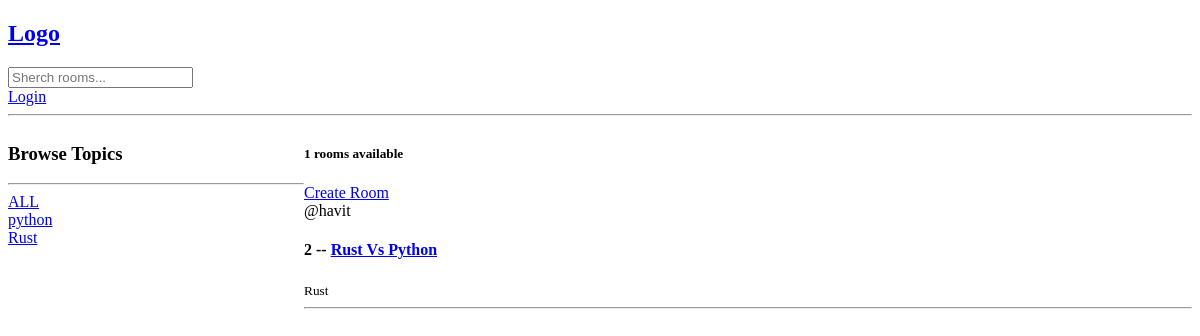
The page /?q=Rust on the database as committed earlier.
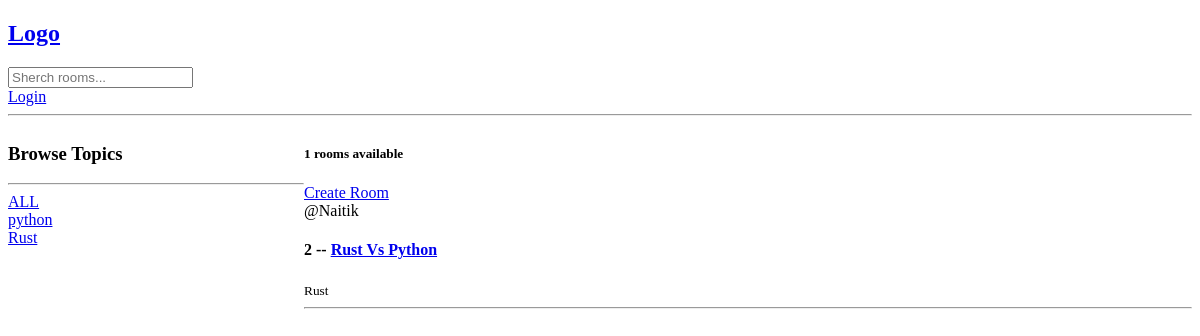
The same page on the database as committed later.
### base/models.py (models this page shows, shortened)
class Rooms(models.Model):
    host = models.ForeignKey(User, on_delete=models.SET_NULL, null=True)
    topic = models.ForeignKey(Topic, on_delete=models.SET_NULL, null=True)
    name = models.CharField(max_length=200)
    description = models.TextField(null=True, blank=True)
    updated = models.DateTimeField(auto_now=True)
    created = models.DateTimeField(auto_now_add=True)
    class Meta:
        ordering = ['-updated', '-created']

class Topic(models.Model):
    name = models.CharField(max_length=200)

### base/views.py (the view)
# urls.py: path('', views.home, name='home'),
def home(request):
    q = request.GET.get('q') if request.GET.get('q') != None else ''
    rooms = Rooms.objects.filter(
        Q(topic__name__icontains=q) |
        Q(created__icontains=q) |
        Q(name__icontains=q) |
        Q(description__icontains=q)
        )
    topic = Topic.objects.all()
    room_count = rooms.count()
    return render(request, 'home.html', {'rooms':rooms, 'topics':topic, 'room_count':room_count})

### templates/home.html (shortened to what this page needs)
{% extends 'main.html' %}
{% block content %}
<div class="home-container">
    <div>
        <h3>Browse Topics</h3>
        <hr>
        <div>
            <a href="{% url 'home' %}">ALL</a>
        </div>
        {% for topic in topics %}
        <div>
            <a href="{% url 'home' %}?q={{topic.name}}">{{topic.name}}</a>
        </div>
        {% endfor %}
    </div>
    <div>
        <h5>{{room_count}} rooms available</h5>
        <a href="{% url 'create-room' %}"> Create Room</a>
        {% for room in rooms%}
        <div>
            <span>@{{room.host.username}}</span>
            <h4>{{room.id}} -- <a href="{% url 'room' room.id %}">{{room.name}}</a></h4>
            <small>{{room.topic.name}}</small>
            <hr>
        </div>
        {% endfor %}
    </div>
</div>
{% endblock content %}

Rows that differ between the two databases and show on the page:
changed Rooms "Rust Vs Python": host.username "havit" → "Naitik"
